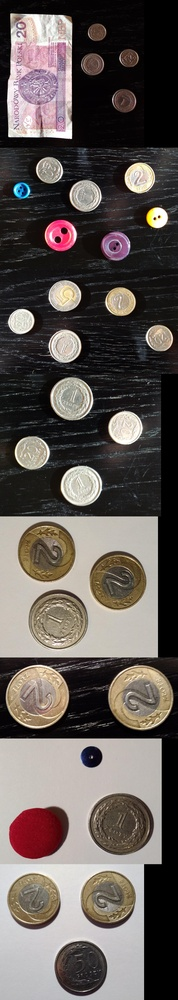
#> input picture easy_imgs1.jpg, 178 x 1000 px, shrunk from 2100 x 11815 before the run
$ python -i split_objects.py   (imports and definitions only)   (older library calls are emulated)
#> lines starting #> are read from the running program, lines starting #| are printed output that depends on the picture
from scipy import ndimage as ndi
import numpy as np
from skimage.morphology import watershed


def get_splitted_objects_labels(image):
    dist = ndi.distance_transform_edt(image)

    threshold = 0
    coins = 0

    for i in [80, 70, 50, 10]:
        distance = np.copy(dist)
        distance[dist < i] = 0

        markers = ndi.label(distance)[0]

        curr_coins = np.max(markers)
        if curr_coins < coins:
            break

        threshold = i
        coins = curr_coins

    if 1 < coins < 10:
        distance = np.copy(dist)
        distance[dist < threshold] = 0

        markers, num_features = ndi.label(distance)
        labels = watershed(-distance, markers, mask=image)

        return labels, num_features

    return None, 0

>>> import cv2
>>> picture = cv2.imread('easy_imgs1.jpg', cv2.IMREAD_GRAYSCALE)
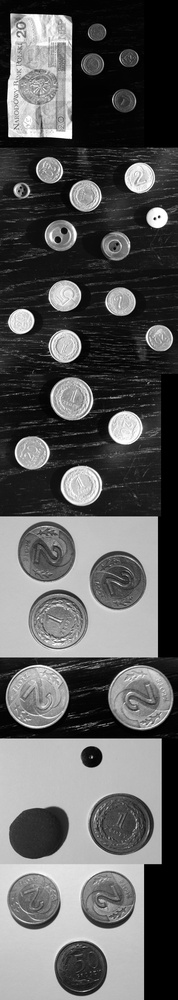
#> picture: shape (1000, 178); min 0, max 255, mean 91.8
>>> result = get_splitted_objects_labels(picture)
#> in get_splitted_objects_labels, `dist = ndi.distance_transform_edt(image)`:
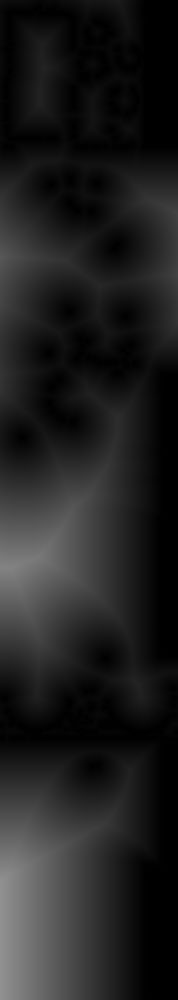
#> dist: shape (1000, 178) float64; min 0, max 145, mean 32.9
#> the loop in get_splitted_objects_labels, `for i in [80, 70, 50, 10]:` made 4 passes
#> (curr_coins, coins) on passes 1 to 4: (3, 3), (3, 3), (5, 5), (12, 12)
#> pass 1, in get_splitted_objects_labels, `markers = ndi.label(distance)[0]`:
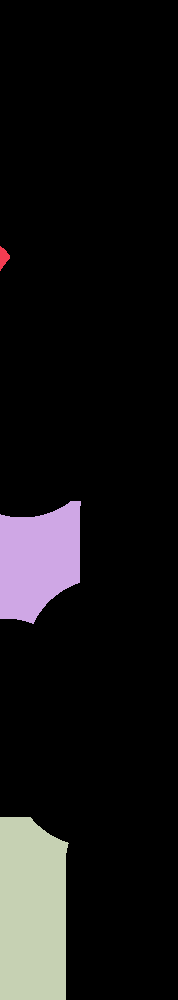
#> markers: shape (1000, 178) int32; 4 distinct labels, from 0 to 3; one colour per label, 0 black
#> pass 2, in get_splitted_objects_labels, `markers = ndi.label(distance)[0]`:
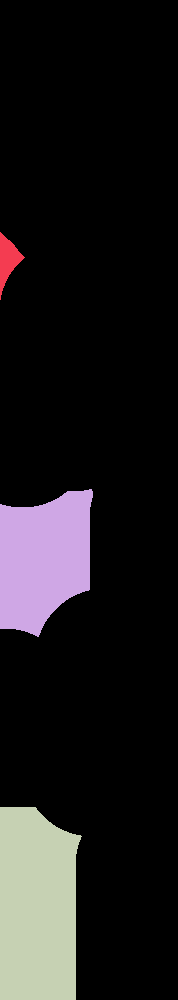
#> markers: shape (1000, 178) int32; 4 distinct labels, from 0 to 3; one colour per label, 0 black
#> pass 3, in get_splitted_objects_labels, `markers = ndi.label(distance)[0]`:
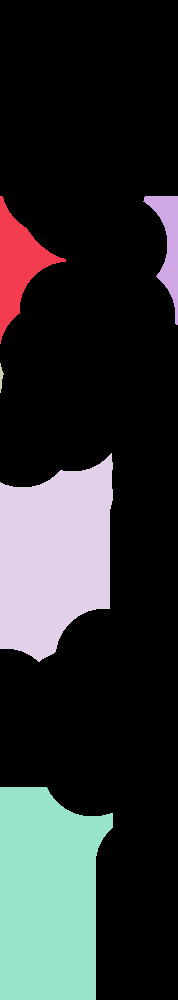
#> markers: shape (1000, 178) int32; 6 distinct labels, from 0 to 5; one colour per label, 0 black
